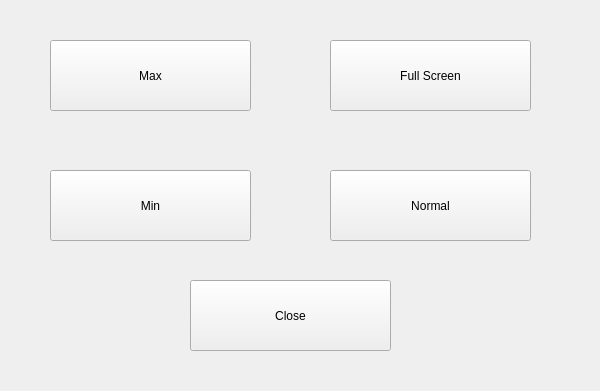
<?xml version="1.0" encoding="UTF-8"?>
<ui version="4.0">
 <class>Widget</class>
 <widget class="QWidget" name="Widget">
  <property name="geometry">
   <rect>
    <x>0</x>
    <y>0</y>
    <width>600</width>
    <height>391</height>
   </rect>
  </property>
  <property name="windowTitle">
   <string>Widget</string>
  </property>
  <widget class="QPushButton" name="maxButton">
   <property name="geometry">
    <rect>
     <x>50</x>
     <y>40</y>
     <width>201</width>
     <height>71</height>
    </rect>
   </property>
   <property name="text">
    <string>Max</string>
   </property>
  </widget>
  <widget class="QPushButton" name="minButton">
   <property name="geometry">
    <rect>
     <x>50</x>
     <y>170</y>
     <width>201</width>
     <height>71</height>
    </rect>
   </property>
   <property name="text">
    <string>Min</string>
   </property>
  </widget>
  <widget class="QPushButton" name="fullButton">
   <property name="geometry">
    <rect>
     <x>330</x>
     <y>40</y>
     <width>201</width>
     <height>71</height>
    </rect>
   </property>
   <property name="text">
    <string>Full Screen</string>
   </property>
  </widget>
  <widget class="QPushButton" name="normalButton">
   <property name="geometry">
    <rect>
     <x>330</x>
     <y>170</y>
     <width>201</width>
     <height>71</height>
    </rect>
   </property>
   <property name="text">
    <string>Normal</string>
   </property>
  </widget>
  <widget class="QPushButton" name="closeButton">
   <property name="geometry">
    <rect>
     <x>190</x>
     <y>280</y>
     <width>201</width>
     <height>71</height>
    </rect>
   </property>
   <property name="text">
    <string>Close</string>
   </property>
  </widget>
 </widget>
 <layoutdefault spacing="6" margin="11"/>
 <resources/>
 <connections>
  <connection>
   <sender>closeButton</sender>
   <signal>clicked()</signal>
   <receiver>Widget</receiver>
   <slot>close()</slot>
   <hints>
    <hint type="sourcelabel">
     <x>341</x>
     <y>329</y>
    </hint>
    <hint type="destinationlabel">
     <x>353</x>
     <y>391</y>
    </hint>
   </hints>
  </connection>
  <connection>
   <sender>maxButton</sender>
   <signal>clicked()</signal>
   <receiver>Widget</receiver>
   <slot>showMaximized()</slot>
   <hints>
    <hint type="sourcelabel">
     <x>164</x>
     <y>82</y>
    </hint>
    <hint type="destinationlabel">
     <x>106</x>
     <y>399</y>
    </hint>
   </hints>
  </connection>
  <connection>
   <sender>normalButton</sender>
   <signal>clicked()</signal>
   <receiver>Widget</receiver>
   <slot>showNormal()</slot>
   <hints>
    <hint type="sourcelabel">
     <x>459</x>
     <y>216</y>
    </hint>
    <hint type="destinationlabel">
     <x>524</x>
     <y>392</y>
    </hint>
   </hints>
  </connection>
  <connection>
   <sender>fullButton</sender>
   <signal>clicked()</signal>
   <receiver>Widget</receiver>
   <slot>showFullScreen()</slot>
   <hints>
    <hint type="sourcelabel">
     <x>467</x>
     <y>94</y>
    </hint>
    <hint type="destinationlabel">
     <x>497</x>
     <y>397</y>
    </hint>
   </hints>
  </connection>
  <connection>
   <sender>minButton</sender>
   <signal>clicked()</signal>
   <receiver>Widget</receiver>
   <slot>showMinimized()</slot>
   <hints>
    <hint type="sourcelabel">
     <x>135</x>
     <y>213</y>
    </hint>
    <hint type="destinationlabel">
     <x>70</x>
     <y>425</y>
    </hint>
   </hints>
  </connection>
 </connections>
</ui>
